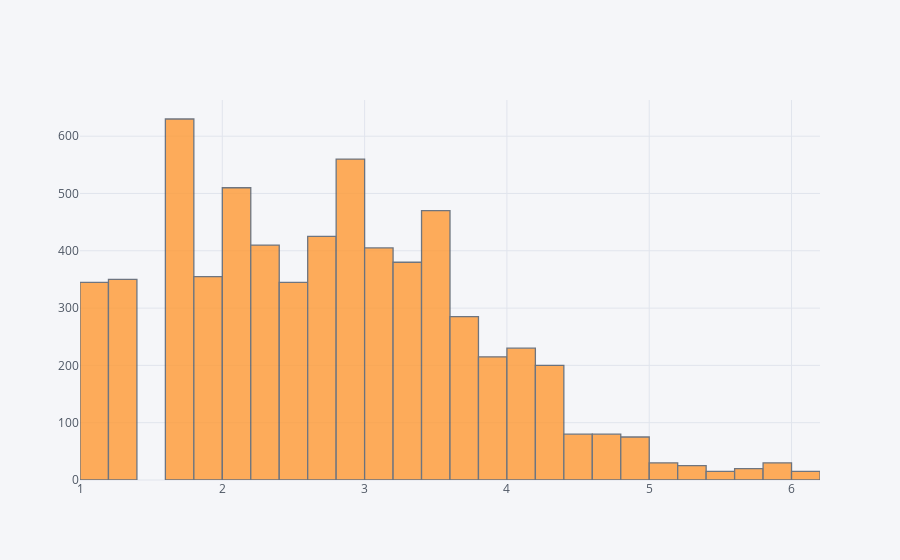

Notebook code cell kept with this figure:
### Code cell
raw_data['total_cases'].iplot(kind='histogram',histnorm='density')

### Figure 1 — Plotly figure (JSON) as saved in the notebook; plotly's stock layout.template omitted (floating-point values rounded to 4 significant figures; data arrays with more than 128 entries replaced by an {"elided": "..."} marker saying what was removed)
{"data": [{"histfunc": "count", "histnorm": "density", "marker": {"color": "rgba(255, 153, 51, 1.0)", "line": {"color": "#4D5663", "width": 1.3}}, "name": "total_cases", "opacity": 0.8, "orientation": "v", "type": "histogram", "uid": "5c84e8ba-823f-4c09-bf61-13495cd66d9f", "x": {"elided": "1297 float values"}}], "layout": {"barmode": "overlay", "legend": {"bgcolor": "#F5F6F9", "font": {"color": "#4D5663"}}, "paper_bgcolor": "#F5F6F9", "plot_bgcolor": "#F5F6F9", "title": {"font": {"color": "#4D5663"}}, "xaxis": {"gridcolor": "#E1E5ED", "showgrid": true, "tickfont": {"color": "#4D5663"}, "title": {"font": {"color": "#4D5663"}, "text": ""}, "zerolinecolor": "#E1E5ED"}, "yaxis": {"gridcolor": "#E1E5ED", "showgrid": true, "tickfont": {"color": "#4D5663"}, "title": {"font": {"color": "#4D5663"}, "text": ""}, "zerolinecolor": "#E1E5ED"}}}
